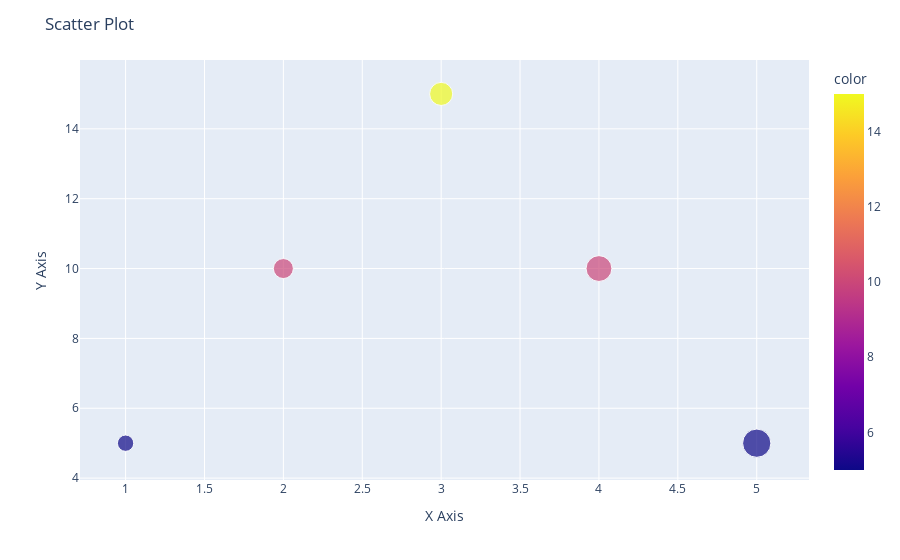

The cell this chart's notebook holds for it:
### Code cell
# Data for the plot
x = [1, 2, 3, 4, 5]
y = [5, 10, 15, 10, 5]

# Create scatter plot
fig = px.scatter(x=x, y=y, color=y, size=[40, 60, 80, 100, 120], 
                 labels={'x': 'X Axis', 'y': 'Y Axis'})

# Update layout (adding title and customizing marker size)
fig.update_layout(title='Scatter Plot', 
                  xaxis_title='X Axis', 
                  yaxis_title='Y Axis')

fig.show()

### Figure 1 — Plotly figure (JSON) as saved in the notebook; plotly's stock layout.template omitted (floating-point values rounded to 4 significant figures)
{"data": [{"hovertemplate": "X Axis=%{x}<br>Y Axis=%{y}<br>size=%{marker.size}<br>color=%{marker.color}<extra></extra>", "legendgroup": "", "marker": {"color": [5, 10, 15, 10, 5], "coloraxis": "coloraxis", "size": [40, 60, 80, 100, 120], "sizemode": "area", "sizeref": 0.3, "symbol": "circle"}, "mode": "markers", "name": "", "orientation": "v", "showlegend": false, "type": "scatter", "x": [1, 2, 3, 4, 5], "xaxis": "x", "y": [5, 10, 15, 10, 5], "yaxis": "y"}], "layout": {"coloraxis": {"colorbar": {"title": {"text": "color"}}, "colorscale": [[0, "#0d0887"], [0.1111, "#46039f"], [0.2222, "#7201a8"], [0.3333, "#9c179e"], [0.4444, "#bd3786"], [0.5556, "#d8576b"], [0.6667, "#ed7953"], [0.7778, "#fb9f3a"], [0.8889, "#fdca26"], [1, "#f0f921"]]}, "legend": {"itemsizing": "constant", "tracegroupgap": 0}, "margin": {"t": 60}, "title": {"text": "Scatter Plot"}, "xaxis": {"anchor": "y", "domain": [0, 1], "title": {"text": "X Axis"}}, "yaxis": {"anchor": "x", "domain": [0, 1], "title": {"text": "Y Axis"}}}}
